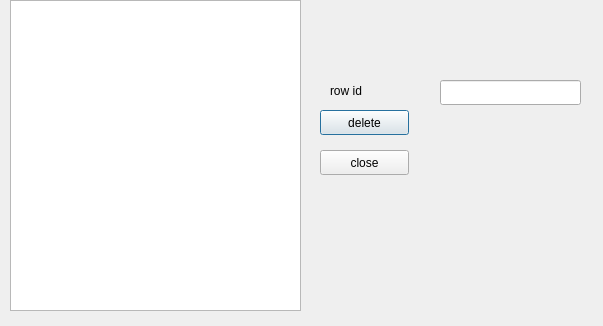
<?xml version="1.0" encoding="UTF-8"?>
<ui version="4.0">
 <class>deleterow</class>
 <widget class="QDialog" name="deleterow">
  <property name="geometry">
   <rect>
    <x>0</x>
    <y>0</y>
    <width>603</width>
    <height>326</height>
   </rect>
  </property>
  <property name="windowTitle">
   <string>Dialog</string>
  </property>
  <widget class="QTableView" name="tableView">
   <property name="geometry">
    <rect>
     <x>10</x>
     <y>0</y>
     <width>291</width>
     <height>311</height>
    </rect>
   </property>
  </widget>
  <widget class="QLabel" name="label">
   <property name="geometry">
    <rect>
     <x>330</x>
     <y>80</y>
     <width>91</width>
     <height>21</height>
    </rect>
   </property>
   <property name="text">
    <string>row id</string>
   </property>
  </widget>
  <widget class="QLineEdit" name="lineEdit">
   <property name="geometry">
    <rect>
     <x>440</x>
     <y>80</y>
     <width>141</width>
     <height>25</height>
    </rect>
   </property>
  </widget>
  <widget class="QPushButton" name="pushButton">
   <property name="geometry">
    <rect>
     <x>320</x>
     <y>110</y>
     <width>89</width>
     <height>25</height>
    </rect>
   </property>
   <property name="text">
    <string>delete</string>
   </property>
  </widget>
  <widget class="QPushButton" name="pushButton_2">
   <property name="geometry">
    <rect>
     <x>320</x>
     <y>150</y>
     <width>89</width>
     <height>25</height>
    </rect>
   </property>
   <property name="text">
    <string>close</string>
   </property>
  </widget>
  <widget class="QLabel" name="label_2">
   <property name="geometry">
    <rect>
     <x>320</x>
     <y>210</y>
     <width>241</width>
     <height>51</height>
    </rect>
   </property>
   <property name="text">
    <string/>
   </property>
  </widget>
 </widget>
 <resources/>
 <connections/>
</ui>
